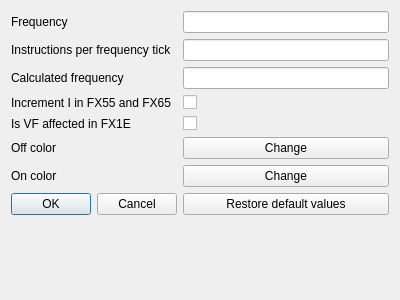
<?xml version="1.0" encoding="UTF-8"?>
<ui version="4.0">
  <class>SettingsDialog</class>
  <widget class="QDialog" name="SettingsDialog">
    <property name="geometry">
      <rect>
        <x>0</x>
        <y>0</y>
        <width>400</width>
        <height>300</height>
      </rect>
    </property>
    <property name="windowTitle">
      <string>Settings</string>
    </property>
    <layout class="QFormLayout" name="gridLayout">
      <item row="0" column="0">
        <widget class="QLabel" name="frequencyLabel">
          <property name="text">
            <string>Frequency</string>
          </property>
        </widget>
      </item>
      <item row="0" column="1">
        <widget class="QLineEdit" name="frequencyInput">
        </widget>
      </item>
      <item row="1" column="0">
        <widget class="QLabel" name="instructionsPerFrequencyTickLabel">
          <property name="text">
            <string>Instructions per frequency tick</string>
          </property>
        </widget>
      </item>
      <item row="1" column="1">
        <widget class="QLineEdit" name="instructionsPerFrequencyTickInput">
        </widget>
      </item>
      <item row="2" column="0">
        <widget class="QLabel" name="calculatedFrequencyLabel">
          <property name="text">
            <string>Calculated frequency</string>
          </property>
        </widget>
      </item>
      <item row="2" column="1">
        <widget class="QLineEdit" name="calculatedFrequencyInput">
          <property name="readOnly">
            <bool>true</bool>
           </property>
        </widget>
      </item>
      <item row="3" column="0">
        <widget class="QLabel" name="isIncrementingIinFX55andFX65Label">
          <property name="text">
            <string>Increment I in FX55 and FX65</string>
          </property>
        </widget>
      </item>
      <item row="3" column="1">
        <widget class="QCheckBox" name="isIncrementingIinFX55andFX65CheckBox"/>
      </item>
      <item row="4" column="0">
        <widget class="QLabel" name="isVFaffectedInFX1ELabel">
          <property name="text">
            <string>Is VF affected in FX1E</string>
          </property>
        </widget>
      </item>
      <item row="4" column="1">
        <widget class="QCheckBox" name="isVFaffectedInFX1ECheckBox"/>
      </item>
      <item row="5" column="0">
        <widget class="QLabel" name="offColorLabel">
          <property name="text">
            <string>Off color</string>
          </property>
        </widget>
      </item>
      <item row="5" column="1">
        <widget class="QPushButton" name="offColorButton">
          <property name="text">
            <string>Change</string>
          </property>
        </widget>
      </item>
      <item row="6" column="0">
        <widget class="QLabel" name="onColorLabel">
          <property name="text">
            <string>On color</string>
          </property>
        </widget>
      </item>
      <item row="6" column="1">
        <widget class="QPushButton" name="onColorButton">
          <property name="text">
            <string>Change</string>
          </property>
        </widget>
      </item>
      <item row="7" column="0">
        <widget class="QDialogButtonBox" name="okCancelButton">
          <property name="standardButtons">
            <set>QDialogButtonBox::Cancel|QDialogButtonBox::Ok</set>
          </property>
        </widget>
      </item>
      <item row="7" column="1">
        <widget class="QPushButton" name="restoreDefaultValuesButton">
            <property name="text">
              <string>Restore default values</string>
            </property>
        </widget>
      </item>
    </layout>
  </widget>
  <resources/>
  <connections/>
</ui>
